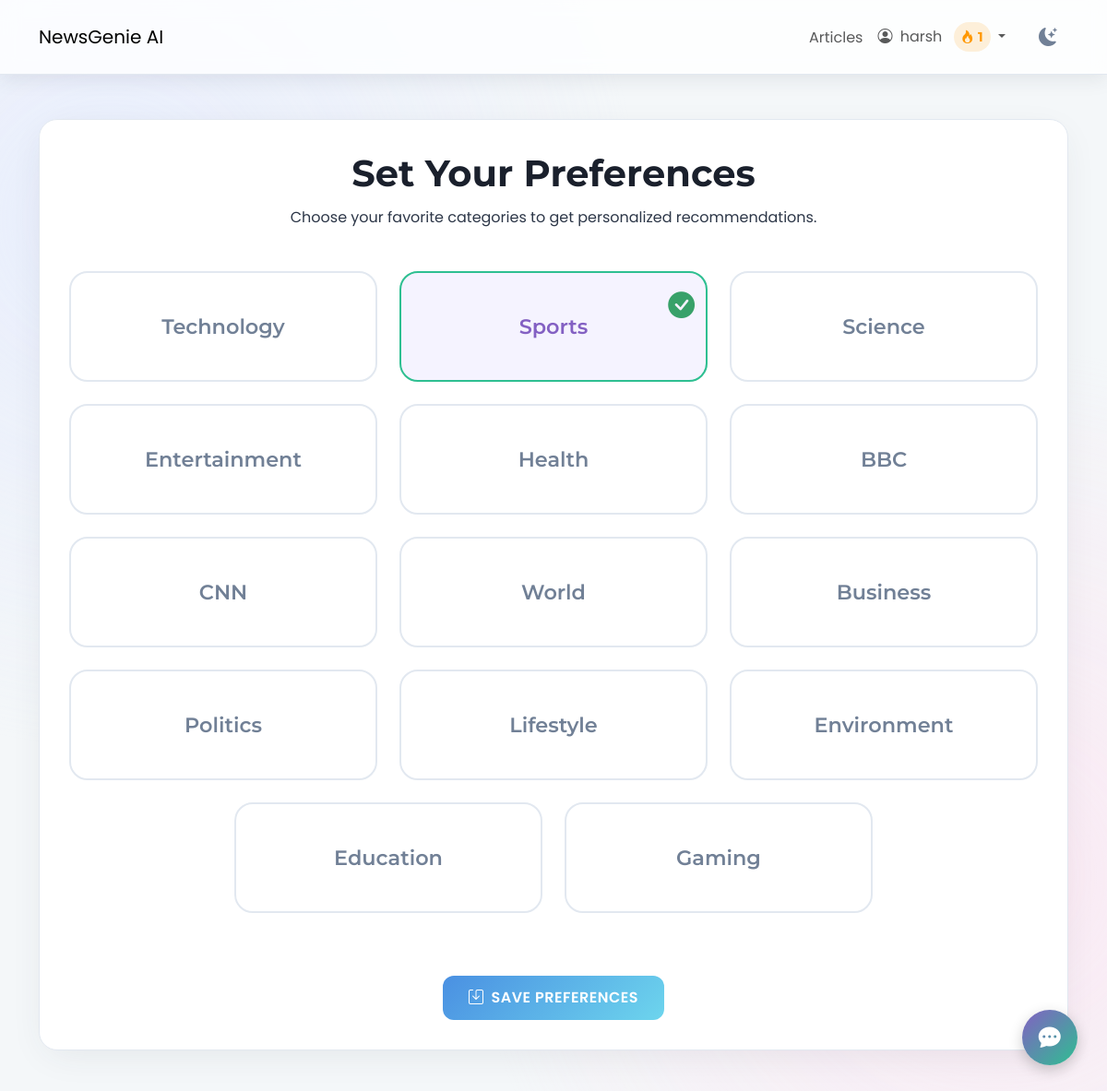
The page /preferences/ (signed in) on the database its author committed.
### users/models.py (models this page shows, shortened)
class Profile(models.Model):
    user = models.OneToOneField(User, on_delete=models.CASCADE)
    bio = models.TextField(max_length=500, blank=True, null=True)
    streak_count = models.IntegerField(default=0)
    last_login_date = models.DateField(null=True, blank=True)

### news/models.py (models this page shows)
class Category(models.Model):
    name = models.CharField(max_length=100)
    def __str__(self):
        return self.name

### news/views.py (the view)
# urls.py: path('preferences/', views.preference_view, name="preferences"),
@login_required
def preference_view(request):
    user_pref, created = UserPreference.objects.get_or_create(user=request.user)
    if request.method == "POST":
        form = UserPreferenceForm(request.POST, instance=user_pref)
        if form.is_valid():
            form.save()
            return redirect("news:recommendations")
    else:
        form = UserPreferenceForm(instance=user_pref)
    return render(request, "news/user_preference.html", {"form": form})

### news/templates/news/user_preference.html (shortened to what this page needs)
{% extends 'news/base.html' %}
{% load static %}
{% block content %}
<div class="user-preferences-container text-center app-card mt-5">
    <div class="page-header-section">
        <h1 class="page-title-heading">Set Your Preferences</h1>
        <p class="page-subtitle-text">Choose your favorite categories to get personalized recommendations.</p>
    </div>
    <form method="post" class="mt-4">
        <div class="preference-grid-container">
            <div class="row g-4 justify-content-center">
                {% for checkbox in form.preferred_categories %}
                <div class="col-6 col-md-4">
                    <label class="preference-card-label" for="{{ checkbox.id_for_label }}">
                        <div class="preference-card">
                            <span class="preference-card-text">{{ checkbox.choice_label }}</span>
                            <div class="checkmark-overlay">
                                <i class="bi bi-check-circle-fill"></i>
                            </div>
                        </div>
                    </label>
                </div>
                {% endfor %}
            </div>
        </div>
        <div class="mt-5">
            <button type="submit" class="btn app-btn primary-btn btn-lg"><i class="bi bi-save me-2"></i> Save Preferences</button>
        </div>
    </form>
</div>
{% endblock %}

### templates/news/base.html (shortened to what this page needs)
{% load static %}
<!DOCTYPE html>
<html lang="en">
<head>
    <link href="https://cdn.jsdelivr.net/npm/bootstrap@5.3.0/dist/css/bootstrap.min.css" rel="stylesheet">
    <link rel="stylesheet" href="https://cdn.jsdelivr.net/npm/bootstrap-icons@1.10.5/font/bootstrap-icons.css">
    <link rel="stylesheet" href="{% static 'css/newsgenie.css' %}">
</head>
<body class="{{ request.COOKIES.theme|default:'light' }}-mode">
    <header class="app-navbar navbar navbar-expand-lg sticky-top">
        <div class="container">
            <a class="navbar-brand navbar-brand-custom" href="{% url 'news:homepage' %}">NewsGenie AI</a>
            <div class="collapse navbar-collapse" id="navbarNav">
                <ul class="navbar-nav ms-auto align-items-center">
                    {% if user.is_authenticated %}
                        <li class="nav-item">
                            <a class="nav-link nav-link-custom" href="{% url 'news:article_list' %}">Articles</a>
                        </li>
                        <li class="nav-item dropdown">
                            <a class="nav-link nav-link-custom dropdown-toggle" href="#" id="navbarDropdown" role="button" data-bs-toggle="dropdown" aria-expanded="false">
                                <i class="bi bi-person-circle me-1"></i>
                                {{ user.username }}
                                <span class="streak-indicator ms-2">
                                    <i class="bi bi-fire"></i> {{ user.profile.streak_count }}
                                </span>
                            </a>
                        </li>
                    {% endif %}
                    <li class="nav-item ms-3">
                        <button id="theme-toggle" class="btn theme-toggle-btn">
                            <i class="bi bi-moon-stars-fill"></i>
                        </button>
                    </li>
                </ul>
            </div>
        </div>
    </header>
    <main class="container my-5 app-content-wrapper">
        {% block content %}{% endblock %}
    </main>
    <div id="chatbot-container">
        <button id="chatbot-toggle-btn" class="app-btn secondary-btn">
            <i class="bi bi-chat-dots-fill"></i>
        </button>
    </div>
</body>
</html>

### rows shown on the page
Category: choice_label "Technology"
Category: choice_label "Sports"
Category: choice_label "Science"
Category: choice_label "Entertainment"
Category: choice_label "Health"
Category: choice_label "BBC"
Category: choice_label "CNN"
Category: choice_label "World"
Category: choice_label "Business"
Category: choice_label "Politics"
Category: choice_label "Lifestyle"
Category: choice_label "Environment"
Category: choice_label "Education"
Category: choice_label "Gaming"

### other values the page prints
{{ user.username }} "harsh"
{{ user.profile.streak_count }} "1"
